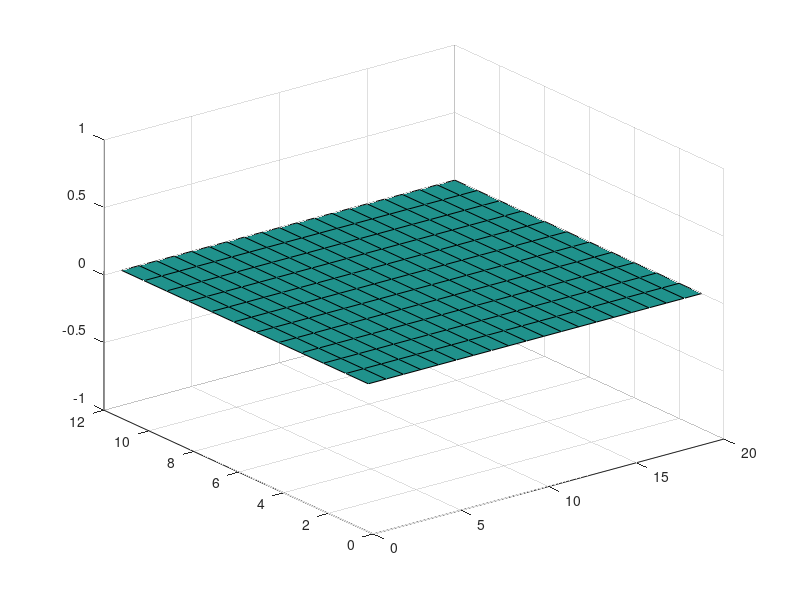
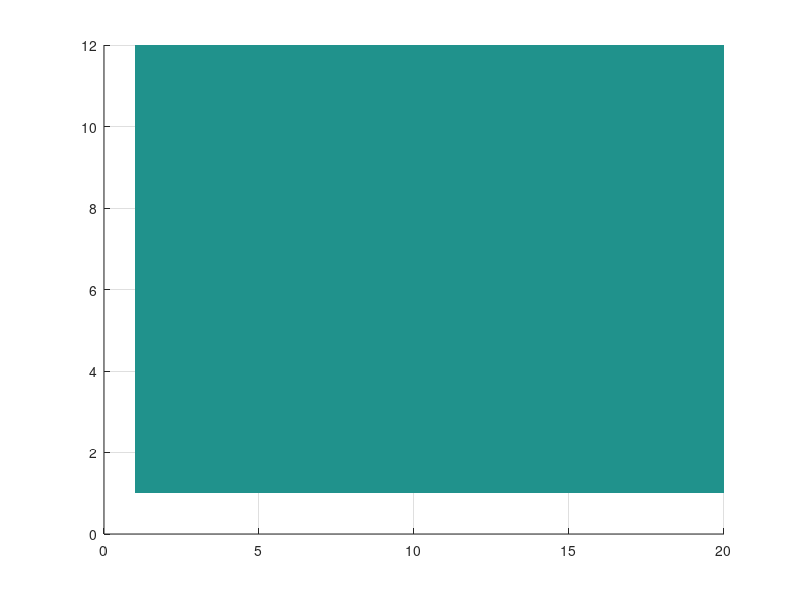

These charts were generated, in order, by the following MATLAB code:
close all
clear all

% Initial Condition
% TLeft = 160.0; 
% TRight = 350.0;
TStart = 0.0;
TFinish = 160.0;
tau_1 = 50;
tau_2 = 50;
WIDTH = 20; 
HEIGHT = 12; 
HeightLeftZone = 10; 
HeightRightZone = 7;

% Stop Parametres
MAX_ITER = 10000;
eps = 0.001;
Lambda = 1.7;

% Sharing to zones
h = 1;
i_max = floor(WIDTH / h);
j_max = floor(HEIGHT / h);
j_max_left = floor(HeightLeftZone / h) ;
j_min_right = j_max - ceil(HeightRightZone / h);

% Matrix of temperaturies
Temperatures = repmat(TStart, j_max, i_max);

% T=a*tau
a1 = TFinish / tau_1;
a2 = - TFinish / (2 * tau_2);

CurrentTimeMoment = 0;

%  Time step
num_tau_step = 25;
tau_step = (tau_1 + tau_2) / num_tau_step;

% Creating matrixes for SLAE
num_var = i_max * j_max;
system_dimension = num_var - j_max_left - j_min_right;
SystemMatrix = zeros(system_dimension,system_dimension);
RightPartColumn = zeros(system_dimension);
X = zeros(system_dimension);;


figure;
surf(Temperatures);

figure;
surf(Temperatures,'EdgeColor', 'None');
view(2);


close all


% Temperatures = repmat(TRight, j_max, i_max);    % Matrix of temperaturies

% for k = j_max - j_max_left + 1:j_max
%    Temperatures(k, 1) = TLeft; 
% end
% 
% deltaMax = 1 + eps;
% num_iter = 0;
% Temp_help = 0;
% delta = 0;

% while num_iter < MAX_ITER && deltaMax > eps
%     deltaMax = 0;
% 
%     for i = 1:i_max 
%         for j = 1:j_max
%             % Choosing the template
%             if i == 1
%                 if j == 1
%                     Temp_help =  0.5 * (Temperatures(1, 2) + Temperatures(2, 1));
%                 end
%                 
%                 if j > 1 && j < j_max
%                     Temp_help = 0.5 * (0.5 * (Temperatures(j - 1, 1) + Temperatures(j + 1, 1)) + Temperatures(j, 2));     
%                 end      
%                 
%                 if j == j_max
%                     Temp_help =  0.5 * (Temperatures(j_max, 2) + Temperatures(j_max - 1, 1));
%                 end
%             end
%             
%             if i > 1 && i < i_max
%                 if j>1 && j < j_max
%                     Temp_help = 0.25 * (Temperatures(j - 1, i) + Temperatures(j + 1, i) + Temperatures(j, i - 1) + Temperatures(j, i + 1));        
%                 end
%                 
%                 if j == 1
%                      Temp_help = 0.5 * (0.5 * (Temperatures(1, i - 1) + Temperatures(1, i + 1)) + Temperatures(2, i));
%                 end
% 
%                 if j == j_max
%                      Temp_help = 0.5 * (0.5 * (Temperatures(j_max, i - 1) + Temperatures(j_max, i + 1)) + Temperatures(j_max - 1, i));  
%                 end
%             end           
%          
%             if i == i_max
%                 if j == j_max
%                     Temp_help =  0.5 * (Temperatures(j_max - 1, i_max) + Temperatures(j_max, i_max - 1));
%                 end
%                 
%                 if j < j_max && j > 1
%                     Temp_help = 0.5 * (0.5 * (Temperatures(j - 1, i_max) + Temperatures(j + 1, i_max)) + Temperatures(j, i_max - 1));     
%                 end
%                 
%                 if j == 1
%                     Temp_help =  0.5 * (Temperatures(2, i_max) + Temperatures(1, i_max - 1));
%                 end
%             end
%             
%             % Relaxation if it's necessary
%             if i == 1 && j < j_max - j_max_left + 1 || i > 1 && i < i_max || i == i_max && j > j_max - j_min_right - 1
%                 delta = Lambda * (Temp_help - Temperatures(j, i));
%                 Temperatures(j, i) = Temperatures(j, i) + delta;
%                 delta = abs(delta);
%                 if delta > deltaMax
%                     deltaMax = delta;
%                 end
%             end
%         end
%     end
%     
%     num_iter = num_iter + 1; 
% end
% 
% 
% disp(num2str(num_iter));


%Start Changing of TLeft







% figure;
% disp(Temperatures);
% surf(Temperatures);

% Flow, that go in and out the zone
% F_in = 0;
% F_out = 0;

% for j=1:j_max
%     F_in = F_in + Temperatures(j, 1) - Temperatures(j, 2);
%     F_out = F_out + Temperatures(j, j_max) - Temperatures(j, j_max - 1);
%     Temperatures(j, i_max+1) = min(TLeft, TRight);
% end
% 
% conservatism = abs(F_in + F_out) / (abs(F_in)+abs(F_out));

% figure;
% surf(Temperatures,'EdgeColor', 'None');
% view(2);
